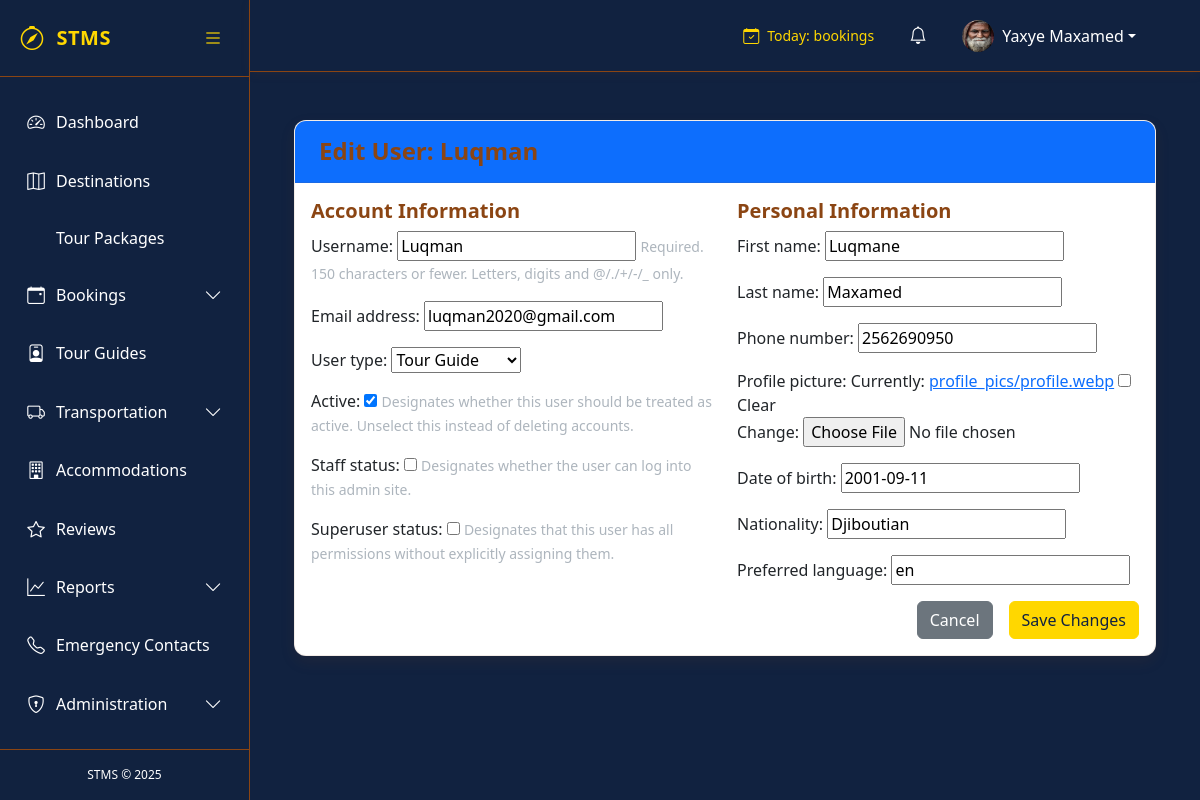
Screenshot of /accounts/users/2/edit/ (signed in) with the database file from the repository.
### accounts/models.py (models this page shows, shortened)
class CustomUser(AbstractUser):
    USER_TYPE_CHOICES = (
        ('TOURIST', 'Tourist'),
        ('GUIDE', 'Tour Guide'),
        ('ADMIN', 'System Admin'),
    )
    STATUS_CHOICES = (
        ('PENDING', 'Waiting to approve'),
        ('APPROVED', 'Accepted'),
        ('REJECTED', 'Rejected'),
    )
    user_type = models.CharField(max_length=10, choices=USER_TYPE_CHOICES, default='TOURIST')
    status = models.CharField(max_length=10, choices=STATUS_CHOICES, default='PENDING')
    phone_number = models.CharField(max_length=20, blank=True, null=True)
    profile_picture = models.ImageField(upload_to='profile_pics/', blank=True, null=True)
    date_of_birth = models.DateField(blank=True, null=True)
    nationality = models.CharField(max_length=100, blank=True, null=True)
    preferred_language = models.CharField(max_length=10, blank=True, null=True)
    last_password_change = models.DateTimeField(null=True, blank=True)
    last_logout = models.DateTimeField(null=True, blank=True)
    objects = CustomUserManager()

### accounts/views.py (the view, shortened to what this page needs)
# urls.py: path('users/<int:pk>/edit/', views.UserUpdateView.as_view(), name='user-edit'),
class UserUpdateView(LoginRequiredMixin, UserPassesTestMixin, UpdateView):
    model = CustomUser
    form_class = UserEditForm
    template_name = 'accounts/user_management/user_edit.html'
    context_object_name = 'target_user'
    def test_func(self):
        return is_admin(self.request.user)

### accounts/forms.py
class UserEditForm(UserChangeForm):
    password = None  # Remove the password field
    class Meta:
        model = CustomUser
        fields = ('username', 'email', 'first_name', 'last_name',
                 'user_type', 'phone_number', 'profile_picture',
                 'date_of_birth', 'nationality', 'preferred_language',
                 'is_active', 'is_staff', 'is_superuser')

### accounts/views.py (called while the page is built)
def is_admin(user):
    return user.is_authenticated and (user.is_superuser or user.user_type == 'ADMIN')

### tms/templates/accounts/user_management/user_edit.html (shortened to what this page needs)
{% extends 'base.html' %}
{% load i18n %}
{% block content %}
<div class="container mt-4">
    <div class="card">
        <div class="card-header bg-primary text-white">
            <h4 class="mb-0">{% trans "Edit User" %}: {{ target_user.username }}</h4>
        </div>
        <div class="card-body">
            <form method="post" enctype="multipart/form-data">
                <div class="row">
                    <div class="col-md-6">
                        <h5>{% trans "Account Information" %}</h5>
                        {% for field in form %}
                            {% if field.name in 'username,email,user_type,is_active,is_staff,is_superuser,is_verified' %}
                                <div class="mb-3">
                                    {{ field.label_tag }}
                                    {{ field }}
                                    {% if field.help_text %}
                                        <small class="form-text text-muted">{{ field.help_text }}</small>
                                    {% endif %}
                                </div>
                            {% endif %}
                        {% endfor %}
                    </div>
                    <div class="col-md-6">
                        <h5>{% trans "Personal Information" %}</h5>
                        {% for field in form %}
                            {% if field.name in 'first_name,last_name,phone_number,profile_picture,date_of_birth,nationality,preferred_language' %}
                                <div class="mb-3">
                                    {{ field.label_tag }}
                                    {{ field }}
                                </div>
                            {% endif %}
                        {% endfor %}
                    </div>
                </div>
                <div class="d-grid gap-2 d-md-flex justify-content-md-end">
                    <a href="{% url 'accounts:user-detail' pk=target_user.pk %}" class="btn btn-secondary me-md-2">
                        {% trans "Cancel" %}
                    </a>
                    <button type="submit" class="btn btn-primary">
                        {% trans "Save Changes" %}
                    </button>
                </div>
            </form>
        </div>
    </div>
</div>
{% endblock %}

### tms/templates/base.html (shortened to what this page needs)
<!DOCTYPE html>
<html lang="en">
<head>
    <link rel="stylesheet" href="https://cdnjs.cloudflare.com/ajax/libs/font-awesome/6.0.0/css/all.min.css">
    <link rel="stylesheet" href="https://cdn.jsdelivr.net/npm/bootstrap-icons@1.8.0/font/bootstrap-icons.css">
    <link href="https://cdn.jsdelivr.net/npm/bootstrap@5.3.0/dist/css/bootstrap.min.css" rel="stylesheet">
    <link rel="stylesheet" href="https://cdnjs.cloudflare.com/ajax/libs/font-awesome/6.0.0/css/all.min.css">
    <link rel="stylesheet" href="https://cdn.jsdelivr.net/npm/bootstrap-icons@1.10.0/font/bootstrap-icons.css">
</head>
<body>
    <div class="d-flex">
        <div class="sidebar" id="sidebar">
            <div class="sidebar-header">
                <a href="{% url 'tms:dashboard' %}" class="sidebar-brand">
                    <i class="bi bi-compass sidebar-brand-icon"></i>
                    <span id="sidebar-title">STMS</span>
                </a>
                <button class="toggle-btn" id="toggle-sidebar">
                    <i class="bi bi-list"></i>
                </button>
            </div>
            <div class="px-2 py-3" style="height: calc(100% - 120px); overflow-y: auto;">
                <ul class="nav flex-column">
                    <li class="nav-item">
                        <a class="nav-link {% if request.resolver_match.url_name == 'dashboard' %}active{% endif %}"
                            href="{% url 'tms:dashboard' %}">
                            <i class="bi bi-speedometer2"></i>
                            <span class="nav-link-text ms-2">Dashboard</span>
                        </a>
                    </li>
                    <li class="nav-item">
                        <a class="nav-link {% if 'destination' in request.resolver_match.url_name %}active{% endif %}"
                            href="{% url 'tms:destination-list' %}">
                            <i class="bi bi-map"></i>
                            <span class="nav-link-text ms-2">Destinations</span>
                        </a>
                    </li>
                    <li class="nav-item">
                        <a class="nav-link {% if 'package' in request.resolver_match.url_name %}active{% endif %}"
                            href="{% url 'tms:package-list' %}">
                            <span class="nav-link-text ms-2">Tour Packages</span>
                        </a>
                    </li>
                    <li class="nav-item">
                        <a class="nav-link {% if 'booking' in request.resolver_match.url_name %}active{% endif %}"
                            data-bs-toggle="collapse" href="#bookingsCollapse">
                            <i class="bi bi-calendar-event"></i>
                            <span class="nav-link-text ms-2">Bookings</span>
                            <i class="bi bi-chevron-down collapse-icon ms-auto"></i>
                        </a>
                    </li>
                    <li class="nav-item">
                        <a class="nav-link {% if 'guide' in request.resolver_match.url_name %}active{% endif %}"
                            href="{% url 'tms:guide-list' %}">
                            <i class="bi bi-person-badge"></i>
                            <span class="nav-link-text ms-2">Tour Guides</span>
                        </a>
                    </li>
                    <li class="nav-item">
                        <a class="nav-link {% if 'vehicle' in request.resolver_match.url_name %}active{% endif %}"
                            data-bs-toggle="collapse" href="#transportCollapse">
                            <i class="bi bi-truck"></i>
                            <span class="nav-link-text ms-2">Transportation</span>
                            <i class="bi bi-chevron-down collapse-icon ms-auto"></i>
                        </a>
                    </li>
                    <li class="nav-item">
                        <a class="nav-link {% if 'accommodation' in request.resolver_match.url_name %}active{% endif %}"
                            href="{% url 'tms:accommodation-list' %}">
                            <i class="bi bi-building"></i>
                            <span class="nav-link-text ms-2">Accommodations</span>
                        </a>
                    </li>
                    <li class="nav-item">
                        <a class="nav-link {% if 'review' in request.resolver_match.url_name %}active{% endif %}"
                            href="{% url 'tms:review-list' %}">
                            <i class="bi bi-star"></i>
                            <span class="nav-link-text ms-2">Reviews</span>
                        </a>
                    </li>
                    <li class="nav-item">
                        <a class="nav-link {% if 'report' in request.resolver_match.url_name %}active{% endif %}"
                            data-bs-toggle="collapse" href="#reportsCollapse">
                            <i class="bi bi-graph-up"></i>
                            <span class="nav-link-text ms-2">Reports</span>
                            <i class="bi bi-chevron-down collapse-icon ms-auto"></i>
                        </a>
                                </li>
                            </ul>
                        </div>
                    <li class="nav-item">
                        <a class="nav-link {% if 'emergency' in request.resolver_match.url_name %}active{% endif %}"
                            href="{% url 'tms:emergency-list' %}">
                            <i class="bi bi-telephone"></i>
                            <span class="nav-link-text ms-2">Emergency Contacts</span>
                        </a>
                    </li>
                    {% if request.user.is_staff or request.user.user_type == 'MINISTRY' %}
                    <li class="nav-item">
                        <a class="nav-link {% if 'admin' in request.resolver_match.url_name %}active{% endif %}"
                            data-bs-toggle="collapse" href="#adminCollapse">
                            <i class="bi bi-shield-lock"></i>
                            <span class="nav-link-text ms-2">Administration</span>
                            <i class="bi bi-chevron-down collapse-icon ms-auto"></i>
                        </a>
                    </li>
                    {% endif %}
            </div>
            <div class="sidebar-footer">
                STMS &copy; {% now "Y" %}
            </div>
        </div>
        <div class="main-content flex-grow-1" id="main-content">
            <nav class="navbar navbar-expand-lg navbar-light border-bottom">
                <div class="container-fluid">
                    <div class="collapse navbar-collapse" id="navbarSupportedContent">
                        <ul class="navbar-nav ms-auto align-items-center">
                            <li class="nav-item me-4">
                                <div class="d-flex align-items-center" style="color: var(--accent-color);">
                                    <i class="bi bi-calendar-check me-2"></i>
                                    <small>Today: <strong>{{ today_bookings }}</strong> bookings</small>
                                </div>
                            </li>
                            <li class="nav-item dropdown me-3">
                                <a class="nav-link position-relative" href="#" id="notificationsDropdown" role="button"
                                    data-bs-toggle="dropdown">
                                    <i class="bi bi-bell"></i>
                                </a>
                            </li>
                            <li class="nav-item dropdown">
                                <a class="nav-link dropdown-toggle d-flex align-items-center" href="#" id="userDropdown"
                                    role="button" data-bs-toggle="dropdown">
                                    {% if request.user.profile_picture %}
                                    <img src="{{ request.user.profile_picture.url }}" class="rounded-circle me-2"
                                        width="32" height="32" alt="Profile">
                                    {% else %}
                                    <div class="avatar-placeholder rounded-circle bg-accent text-dark d-flex align-items-center justify-content-center me-2"
                                        style="width: 32px; height: 32px;">
                                        {{ request.user.first_name|first|upper }}{{ request.user.last_name|first|upper }}
                                    </div>
                                    {% endif %}
                                    <span class="d-none d-md-inline">{{ request.user.get_full_name }}</span>
                                </a>
                                    </li>
                                </ul>
                    </div>
                </div>
            </nav>
            <div class="container-fluid py-4">
                {% block content %}{% endblock %}
            </div>
        </div>
</body>
</html>

### tms/templates/base.html (style rules this page uses)
:root { --bg-primary: #112240; --bg-secondary: #112240; --accent-color: #FFD700; --text-primary: #8B4513; --text-secondary: #FFFFFF; --bs-secondary-color: rgba(255, 255, 255, 0.85); --sidebar-width: 250px; --navbar-height: 72px; --sidebar-collapsed-width: 80px; --border-color: #8B4513; --card-shadow: 0 6px 15px rgba(139, 69, 19, 0.1); --hover-transition: all 0.3s cubic-bezier(0.25, 0.8, 0.25, 1); }
body { background-color: var(--bg-primary); color: var(--text-primary); font-family: 'Inter', system-ui, -apple-system, sans-serif; }
.sidebar { height: 100vh; position: fixed; width: var(--sidebar-width); background-color: var(--bg-secondary); border-right: 1px solid var(--border-color); transition: var(--hover-transition); z-index: 1000; background-image: linear-gradient(to bottom, var(--bg-secondary), rgba(17, 34, 64, 0.9)); }
.main-content { margin-left: var(--sidebar-width); transition: var(--hover-transition); padding-top: var(--navbar-height); background-color: var(--bg-primary); }
.nav-link { color: var(--text-secondary); border-radius: 0.5rem; margin: 0.25rem 0; padding: 0.75rem 1rem; transition: var(--hover-transition); position: relative; display: flex; align-items: center; font-weight: 500; }
.sidebar-header { padding: 1.25rem; border-bottom: 1px solid var(--border-color); display: flex; align-items: center; justify-content: space-between; background-color: rgba(17, 34, 64, 0.95); }
.toggle-btn { border: none; background: none; font-size: 1.25rem; cursor: pointer; color: var(--accent-color); transition: var(--hover-transition); }
.navbar { background-color: var(--bg-secondary) !important; border-bottom: 1px solid var(--border-color) !important; padding: 0.75rem 1.5rem; position: fixed; top: 0; right: 0; left: var(--sidebar-width); z-index: 1000; height: var(--navbar-height); transition: var(--hover-transition); box-shadow: 0 2px 10px rgba(139, 69, 19, 0.1); }
.container-fluid { padding: 2rem; }
.collapse-icon { transition: transform 0.2s ease; }
.nav-item { position: relative; }
.nav-link i { min-width: 24px; text-align: center; font-size: 1.1rem; }
.sidebar-brand { font-weight: 700; font-size: 1.25rem; letter-spacing: 0.5px; color: var(--accent-color); text-decoration: none; display: flex; align-items: center; }
.sidebar-brand-icon { margin-right: 0.75rem; color: var(--accent-color); font-size: 1.5rem; }
.sidebar-footer { position: absolute; bottom: 0; width: 100%; padding: 1rem; border-top: 1px solid var(--border-color); text-align: center; font-size: 0.75rem; color: var(--text-secondary); background-color: rgba(17, 34, 64, 0.95); }
h1, h2, h3, h4, h5, h6 { color: var(--text-primary); font-weight: 600; }
.card { background-color: white; border: 1px solid rgba(139, 69, 19, 0.1); border-radius: 0.75rem; box-shadow: var(--card-shadow); transition: var(--hover-transition); overflow: hidden; }
.card-header { background-color:#e9ecef; color: var(--bg-secondary); border-bottom: 1px solid rgba(139, 69, 19, 0.1); font-weight: 600; padding: 1rem 1.5rem; }
.text-muted { --bs-text-opacity: 1; color: #adb5bd !important; }
.btn-primary { background-color: var(--accent-color); border-color: var(--accent-color); color: var(--bg-secondary); font-weight: 500; }

### rows the page displays
CustomUser: user.profile_picture (picture), user.get_full_name "Yaxye Maxamed"
CustomUser: form "Luqman" "luqman2020@gmail.com" "Tour Guide" "☑", form "Luqmane" "Maxamed" "2562690950" "2001-09-11" "Djiboutian" "en"

### other values shown
{{ field.label_tag }} "Username:" "Email address:" "User type:" "Active:" "Staff status:" "Superuser status:"
{{ field.help_text }} "Required. 150 characters or fewer. Letters, digits and @/./+/-/_ only." "Designates whether this user should be treated as active. Unselect this instead of deleting accounts." "Designates whether the user can log into this admin site." "Designates that this user has all permissions without explicitly assigning them."
{{ field.label_tag }} "First name:" "Last name:" "Phone number:" "Profile picture:" "Date of birth:" "Nationality:" "Preferred language:"
